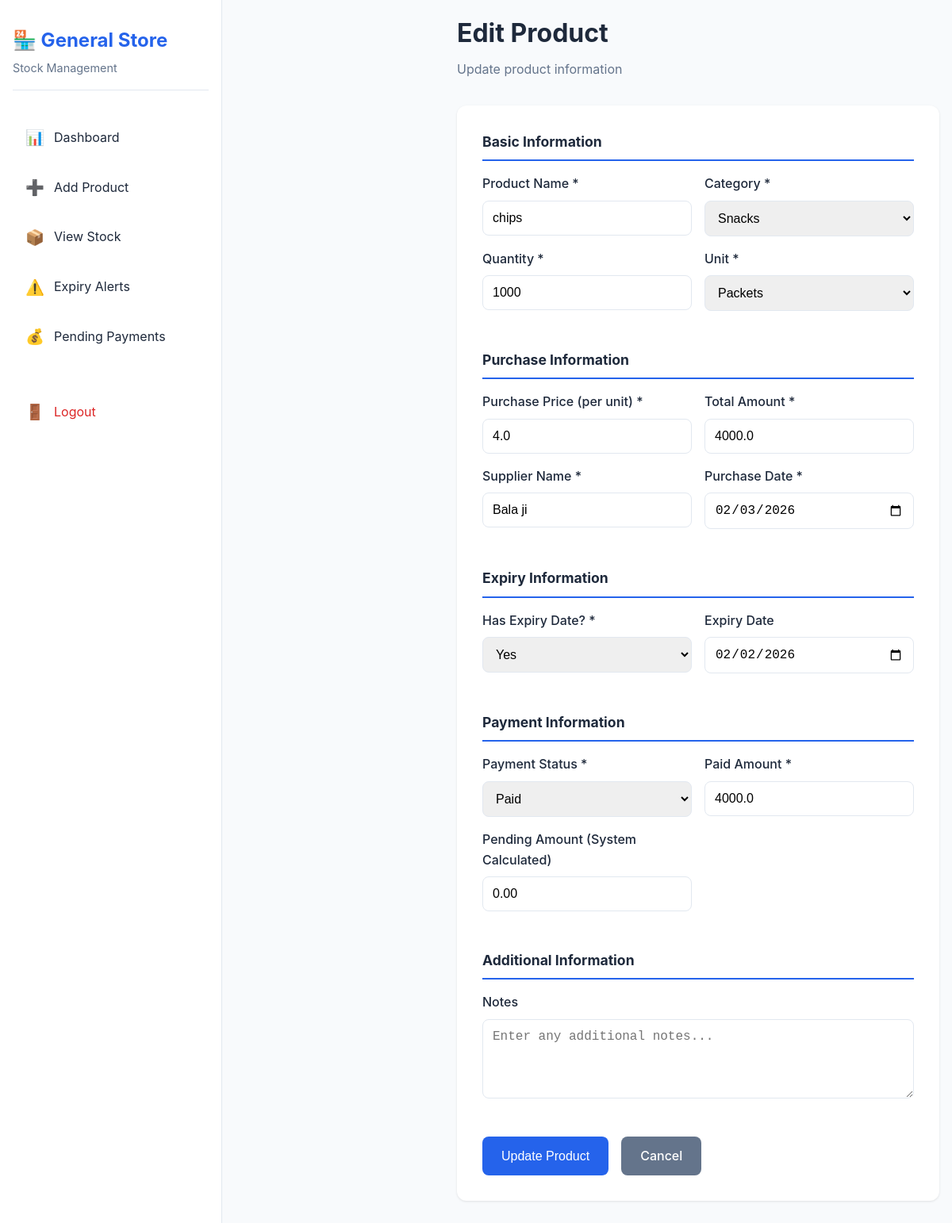
Page /edit_product/2 (signed in) on the committed database.
### tables this page shows
CREATE TABLE stock (
            id INTEGER PRIMARY KEY AUTOINCREMENT,
            product_name TEXT NOT NULL,
            category TEXT NOT NULL,
            quantity INTEGER NOT NULL,
            unit TEXT NOT NULL,
            purchase_price REAL NOT NULL,
            total_amount REAL NOT NULL,
            supplier_name TEXT NOT NULL,
            purchase_date TEXT NOT NULL,
            has_expiry TEXT NOT NULL,
            expiry_date TEXT,
            payment_status TEXT NOT NULL,
            paid_amount REAL NOT NULL,
            pending_amount REAL NOT NULL,
            notes TEXT,
            created_at TEXT NOT NULL,
            updated_at TEXT NOT NULL
        );

### app.py (the view, shortened to what this page needs)
@app.route('/edit_product/<int:id>', methods=['GET', 'POST'])
def edit_product(id):
    if 'logged_in' not in session:
        return redirect(url_for('login'))
    conn = get_db_connection()
    product = conn.execute('SELECT * FROM stock WHERE id = ?', (id,)).fetchone()
    conn.close()
    if product is None:
        flash('Product not found!', 'error')
        return redirect(url_for('view_stock'))
    return render_template('edit_product.html', product=product)

### app.py (called while the page is built)
def get_db_connection():
    conn = sqlite3.connect('stock.db')
    conn.row_factory = sqlite3.Row
    return conn

### templates/edit_product.html (shortened to what this page needs)
<!DOCTYPE html>
<html lang="en">
<head>
    <link rel="stylesheet" href="{{ url_for('static', filename='css/style.css') }}">
</head>
<body>
    <div class="app-container">
        <aside class="sidebar" id="sidebar">
            <div class="sidebar-header">
                <h2>🏪 General Store</h2>
                <p>Stock Management</p>
            </div>
            <nav class="sidebar-nav">
                <a href="{{ url_for('dashboard') }}" class="nav-item">
                    <span class="nav-icon">📊</span>
                    <span>Dashboard</span>
                </a>
                <a href="{{ url_for('add_product') }}" class="nav-item">
                    <span class="nav-icon">➕</span>
                    <span>Add Product</span>
                </a>
                <a href="{{ url_for('view_stock') }}" class="nav-item">
                    <span class="nav-icon">📦</span>
                    <span>View Stock</span>
                </a>
                <a href="{{ url_for('expiry_alert') }}" class="nav-item">
                    <span class="nav-icon">⚠️</span>
                    <span>Expiry Alerts</span>
                </a>
                <a href="{{ url_for('pending_suppliers') }}" class="nav-item">
                    <span class="nav-icon">💰</span>
                    <span>Pending Payments</span>
                </a>
                <a href="{{ url_for('logout') }}" class="nav-item logout">
                    <span class="nav-icon">🚪</span>
                    <span>Logout</span>
                </a>
            </nav>
        </aside>
        <main class="main-content">
            <header class="content-header">
                <h1>Edit Product</h1>
                <p>Update product information</p>
            </header>
            <div class="form-container">
                <form method="POST" class="product-form">
                    <div class="form-section">
                        <h3>Basic Information</h3>
                        <div class="form-row">
                            <div class="form-group">
                                <label for="product_name">Product Name *</label>
                                <input type="text" id="product_name" name="product_name" required value="{{ product.product_name }}" placeholder="Enter product name">
                            </div>
                            <div class="form-group">
                                <label for="category">Category *</label>
                                <select id="category" name="category" required>
                                    <option value="Snacks" {% if product.category == 'Snacks' %}selected{% endif %}>Snacks</option>
                                </select>
                            </div>
                        </div>
                        <div class="form-row">
                            <div class="form-group">
                                <label for="quantity">Quantity *</label>
                                <input type="number" id="quantity" name="quantity" required min="1" value="{{ product.quantity }}" placeholder="Enter quantity">
                            </div>
                            <div class="form-group">
                                <label for="unit">Unit *</label>
                                <select id="unit" name="unit" required>
                                    <option value="Packets" {% if product.unit == 'Packets' %}selected{% endif %}>Packets</option>
                                </select>
                            </div>
                        </div>
                    </div>
                    <div class="form-section">
                        <h3>Purchase Information</h3>
                        <div class="form-row">
                            <div class="form-group">
                                <label for="purchase_price">Purchase Price (per unit) *</label>
                                <input type="number" id="purchase_price" name="purchase_price" required step="0.01" min="0" value="{{ product.purchase_price }}" placeholder="0.00">
                            </div>
                            <div class="form-group">
                                <label for="total_amount">Total Amount *</label>
                                <input type="number" id="total_amount" name="total_amount" required step="0.01" min="0" value="{{ product.total_amount }}" placeholder="0.00">
                            </div>
                        </div>
                        <div class="form-row">
                            <div class="form-group">
                                <label for="supplier_name">Supplier Name *</label>
                                <input type="text" id="supplier_name" name="supplier_name" required value="{{ product.supplier_name }}" placeholder="Enter supplier name">
                            </div>
                            <div class="form-group">
                                <label for="purchase_date">Purchase Date *</label>
                                <input type="date" id="purchase_date" name="purchase_date" required value="{{ product.purchase_date }}">
                            </div>
                        </div>
                    </div>
                    <div class="form-section">
                        <h3>Expiry Information</h3>
                        <div class="form-row">
                            <div class="form-group">
                                <label for="has_expiry">Has Expiry Date? *</label>
                                <select id="has_expiry" name="has_expiry" required onchange="toggleExpiryDate()">
                                    <option value="YES" {% if product.has_expiry == 'YES' %}selected{% endif %}>Yes</option>
                                </select>
                            </div>
                            <div class="form-group" id="expiry_date_group" {% if product.has_expiry != 'YES' %}style="display: none;"{% endif %}>
                                <label for="expiry_date">Expiry Date</label>
                                <input type="date" id="expiry_date" name="expiry_date" {% if product.has_expiry == 'YES' and product.expiry_date %}value="{{ product.expiry_date }}"{% endif %}>
                            </div>
                        </div>
                    </div>
                    <div class="form-section">
                        <h3>Payment Information</h3>
                        <div class="form-row">
                            <div class="form-group">
                                <label for="payment_status">Payment Status *</label>
                                <select id="payment_status" name="payment_status" required onchange="togglePaymentFields()">
                                    <option value="PAID" {% if product.payment_status == 'PAID' %}selected{% endif %}>Paid</option>
                                </select>
                            </div>
                            <div class="form-group">
                                <label for="paid_amount">Paid Amount *</label>
                                <input type="number" id="paid_amount" name="paid_amount" required step="0.01" min="0" value="{{ product.paid_amount }}" placeholder="0.00" onchange="calculatePendingAmount()">
                            </div>
                        </div>
                        <div class="form-row">
                            <div class="form-group">
                                <label for="pending_amount">Pending Amount (System Calculated)</label>
                                <input type="number" id="pending_amount" name="pending_amount" step="0.01" min="0" value="{{ product.pending_amount }}" placeholder="0.00" readonly>
                            </div>
                            <div class="form-group"></div>
                        </div>
                    </div>
                    <div class="form-section">
                        <h3>Additional Information</h3>
                        <div class="form-group">
                            <label for="notes">Notes</label>
                            <textarea id="notes" name="notes" rows="3" placeholder="Enter any additional notes...">{{ product.notes or '' }}</textarea>
                        </div>
                    </div>
                    <div class="form-actions">
                        <button type="submit" class="btn btn-primary">Update Product</button>
                        <a href="{{ url_for('view_stock') }}" class="btn btn-secondary">Cancel</a>
                    </div>
                </form>
            </div>
        </main>
    </div>
</body>
</html>

### static/css/style.css (style rules this page uses)
:root { --primary-color: #2563eb; --primary-hover: #1d4ed8; --secondary-color: #64748b; --success-color: #16a34a; --warning-color: #ea580c; --danger-color: #dc2626; --info-color: #0891b2; --pending-color: #ca8a04; --expired-color: #dc2626; --near-expiry-color: #ea580c; --paid-color: #16a34a; --bg-color: #f8fafc; --card-bg: #ffffff; --text-color: #1e293b; --text-secondary: #64748b; --border-color: #e2e8f0; --shadow: 0 1px 3px rgba(0, 0, 0, 0.1); --shadow-lg: 0 10px 15px -3px rgba(0, 0, 0, 0.1); --sidebar-width: 280px; --mobile-nav-height: 60px; }
* { margin: 0; padding: 0; box-sizing: border-box; }
body { font-family: -apple-system, BlinkMacSystemFont, 'Segoe UI', Roboto, Oxygen, Ubuntu, Cantarell, sans-serif; background-color: var(--bg-color); color: var(--text-color); line-height: 1.6; }
.app-container { display: flex; min-height: 100vh; }
.sidebar { width: var(--sidebar-width); background: var(--card-bg); border-right: 1px solid var(--border-color); padding: 2rem 1rem; position: fixed; top: 0; left: 0; height: 100vh; overflow-y: auto; transform: translateX(-100%); transition: transform 0.3s ease; z-index: 999; }
.sidebar-header { margin-bottom: 2rem; padding-bottom: 1rem; border-bottom: 1px solid var(--border-color); }
.sidebar-header h2 { font-size: 1.5rem; margin-bottom: 0.25rem; color: var(--primary-color); }
.sidebar-header p { color: var(--text-secondary); font-size: 0.9rem; }
.sidebar-nav { display: flex; flex-direction: column; gap: 0.5rem; }
.nav-item { display: flex; align-items: center; gap: 0.75rem; padding: 0.75rem 1rem; border-radius: 0.5rem; text-decoration: none; color: var(--text-color); transition: all 0.2s ease; }
.nav-item.logout { margin-top: 2rem; color: var(--danger-color); }
.nav-icon { font-size: 1.2rem; width: 24px; text-align: center; }
.main-content { flex: 1; padding: 1rem; margin-top: var(--mobile-nav-height); width: 100%; }
.content-header { margin-bottom: 2rem; }
.content-header h1 { font-size: 2rem; margin-bottom: 0.5rem; color: var(--text-color); }
.content-header p { color: var(--text-secondary); }
.form-container { background: var(--card-bg); border-radius: 0.75rem; padding: 2rem; box-shadow: var(--shadow); margin-bottom: 2rem; }
.product-form { display: flex; flex-direction: column; gap: 2rem; }
.form-section h3 { margin-bottom: 1rem; color: var(--text-color); font-size: 1.1rem; border-bottom: 2px solid var(--primary-color); padding-bottom: 0.5rem; }
.form-row { display: grid; grid-template-columns: 1fr; gap: 1rem; }
.form-group { display: flex; flex-direction: column; }
.form-group label { margin-bottom: 0.5rem; font-weight: 500; color: var(--text-color); }
.form-group input, .form-group select, .form-group textarea { padding: 0.75rem; border: 1px solid var(--border-color); border-radius: 0.5rem; font-size: 1rem; transition: border-color 0.2s ease; }
.form-group textarea { resize: vertical; min-height: 100px; }
.form-actions { display: flex; gap: 1rem; flex-wrap: wrap; }
.btn { display: inline-flex; align-items: center; gap: 0.5rem; padding: 0.75rem 1.5rem; border: none; border-radius: 0.5rem; font-size: 1rem; font-weight: 500; text-decoration: none; cursor: pointer; transition: all 0.2s ease; white-space: nowrap; }
.btn-primary { background: var(--primary-color); color: white; }
.btn-secondary { background: var(--secondary-color); color: white; }
@media (min-width: 768px) { .sidebar { transform: translateX(0); position: static; height: auto; } }
@media (min-width: 768px) { .main-content { margin-top: 0; margin-left: var(--sidebar-width); } }
@media (min-width: 768px) { .form-row { grid-template-columns: 1fr 1fr; } }
@media (min-width: 1024px) { .form-row { grid-template-columns: 1fr 1fr; } }
.form-group { margin-bottom: 1rem; }
.form-group label { display: block; margin-bottom: 0.5rem; font-weight: 500; color: var(--text-color); }
.form-group input { width: 100%; padding: 0.75rem; border: 1px solid var(--border-color); border-radius: 0.5rem; font-size: 1rem; }

### rows in the picture
stock: product_name "chips", category "Snacks", quantity "1000", unit "Packets", purchase_price "4.0", total_amount "4000.0", supplier_name "Bala ji", purchase_date "02/03/2026", has_expiry "Yes", expiry_date "02/02/2026", payment_status "Paid", paid_amount "4000.0", pending_amount "0.00"
